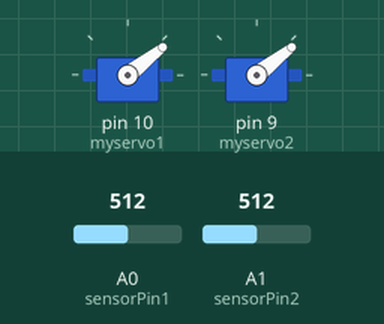
The sketch below on a simulated Arduino Uno, built with avr-gcc and run on an emulated ATmega328P. Shown: 2 × servo. The test bench sets the inputs (shaded band); at power-on: A0 (sensorPin1) = 512, A1 (sensorPin2) = 512.

Above: at 1.2 s.
1.3 s: A0 (sensorPin1) set to 716
At 1.75 s:
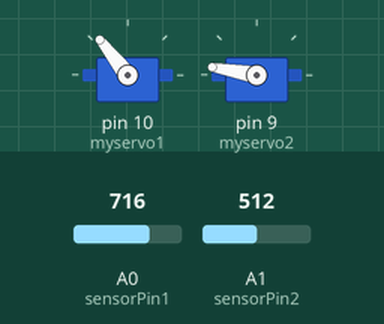
4.3 s: A1 (sensorPin2) set to 716
At 4.48 s:
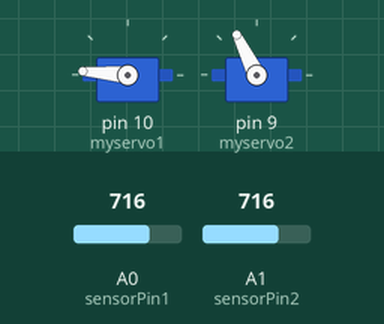
7.3 s: A0 (sensorPin1) set to 900
At 7.51 s:
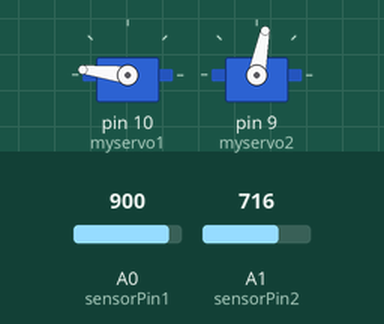
10.3 s: A1 (sensorPin2) set to 900
At 10.55 s:
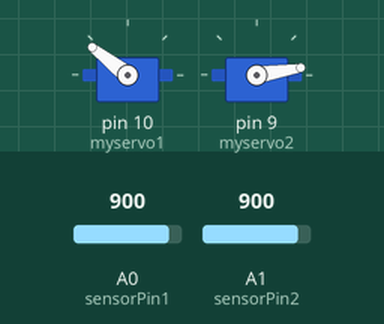
13.3 s: A0 (sensorPin1) set to 1023
16.3 s: A1 (sensorPin2) set to 1023
Timing chart, 0 to 27.0 s (numbered marks = the images above; inputs shaded):
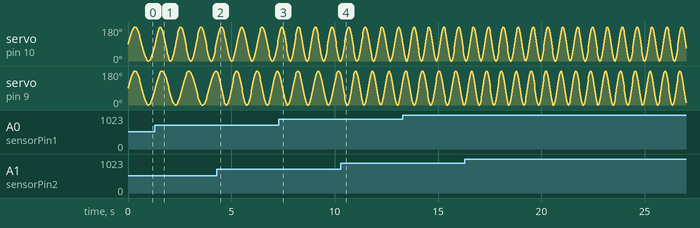

The sketch:

2_Servo_Motores.ino
```cpp
#include <Servo.h>

int sensorPin1 = A0;
Servo myservo1;
float angle1 = 0;
float volume1 = 0;

int sensorPin2 = A1;
Servo myservo2;
float angle2 = 0;
float volume2 = 0;


void setup() {
  myservo1.attach(10);
  myservo2.attach(9);
  Serial.begin(9600);
}

void loop() {
  volume1 = analogRead(sensorPin1);
  volume1 = mapfloat(volume1,0,1023,0.001,0.01);
  float n = (float) sin(angle1);
  float val1 = n * 90.0 + 90.0;
  myservo1.write(val1);

  volume2 = analogRead(sensorPin2);
  volume2 = mapfloat(volume2,0,1023,0.001,0.01);
  float m = (float) sin(angle2);
  float val2 = m * 90.0 + 90.0;
  myservo2.write(val2);


  delay(5);
  angle1 += volume1 * 5;
  angle2 += volume2 * 5;
}

float mapfloat(float x, float in_min, float in_max, float out_min, float out_max){
  return (x - in_min) * (out_max - out_min) / (in_max - in_min) + out_min;
}
```
